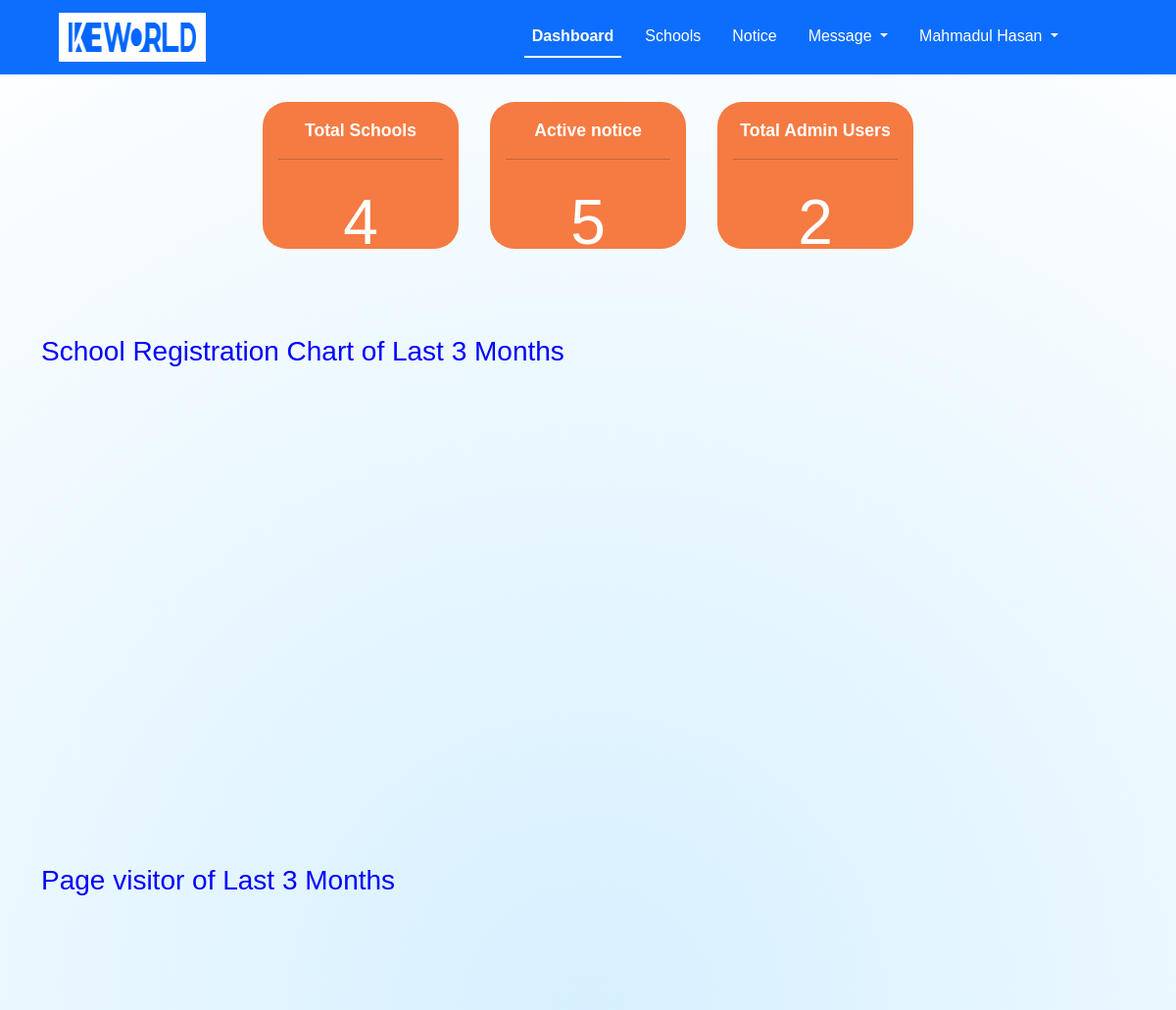
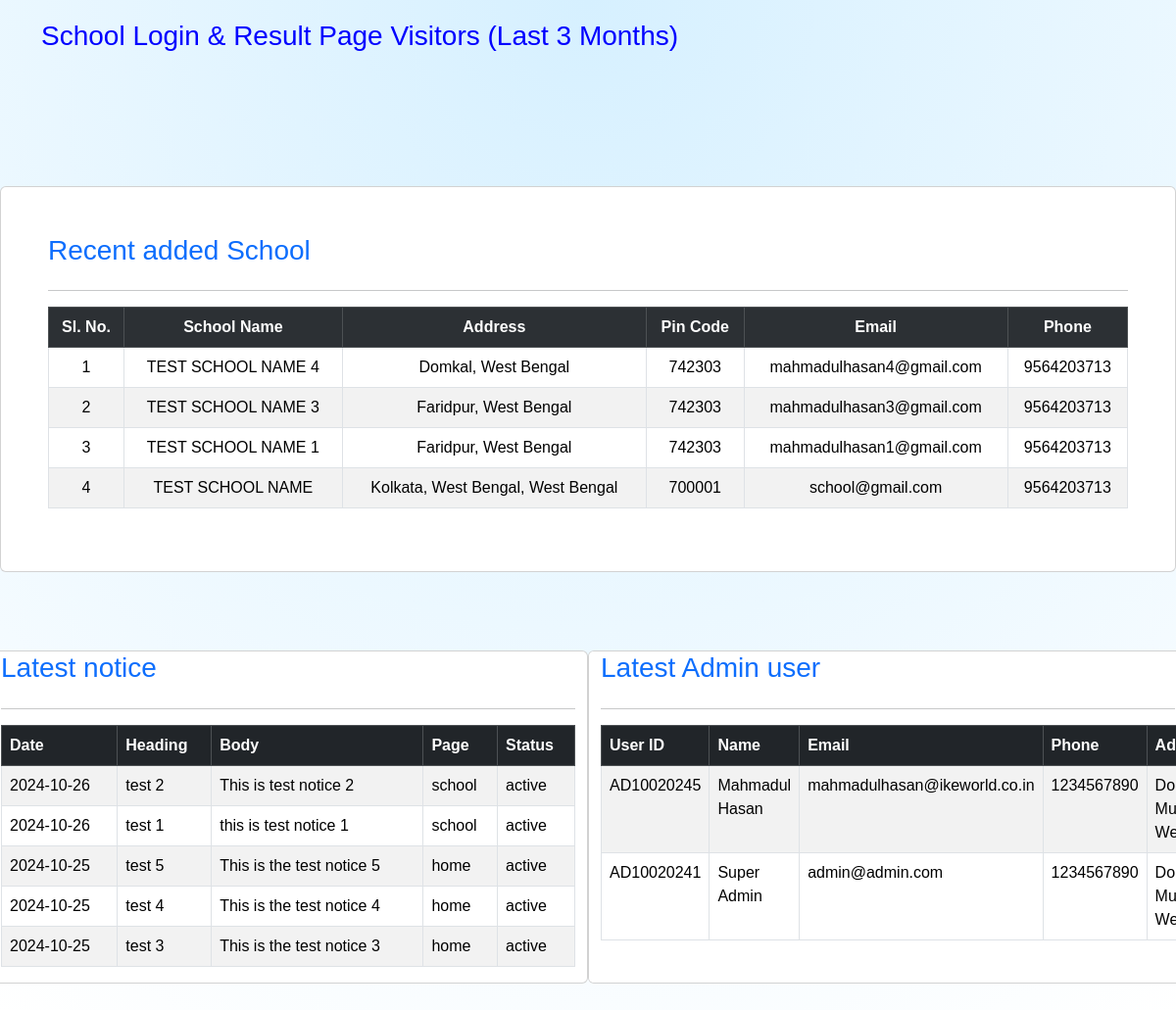
The page /admin/dashboard.php (signed in) on the database its author committed (2 pictures, top to bottom).
### tables this page shows
CREATE TABLE `school_details` (
  `id` int(255) NOT NULL,
  `school_name` varchar(255) NOT NULL,
  `email` varchar(255) NOT NULL,
  `phone_no` varchar(20) NOT NULL,
  `state` varchar(255) NOT NULL,
  `pin_code` int(10) NOT NULL,
  `address` varchar(255) NOT NULL,
  `date` date NOT NULL,
  `password` varchar(255) NOT NULL,
  `status` varchar(20) NOT NULL,
  `reset_token` varchar(10) NOT NULL
);

CREATE TABLE `notice` (
  `id` int(255) NOT NULL,
  `heading` varchar(500) NOT NULL,
  `body` varchar(5000) NOT NULL,
  `status` varchar(20) NOT NULL,
  `page` varchar(20) NOT NULL,
  `date` date NOT NULL
);

### admin/dashboard.php (called while the page is built, shortened)
<?php
include "../config.php";
include "header.php";
include "data-box.php";
include "school_chart.php";
include "page_count.php";
include "login-chart.php";
include "data.php";
include "footer.php";
?>

### admin/data.php (the view)
<section>
    <div class="card  p-5 overflow-auto">
        <h3><a href="school.php">Recent added School</a> </h3>
        <hr>
        <?php
        $sql = "SELECT * FROM school_details ORDER BY id DESC LIMIT 5";
        $result = $conn->query($sql);
        if ($result->num_rows > 0) {
            echo '<table class="table table-striped table-bordered text-center ">
                    <tr class="table-dark">
                        <th>Sl. No.</th>
                        <th>School Name</th>
                        <th>Address</th>
                        <th>Pin Code</th>
                        <th>Email</th>
                        <th>Phone</th>
                    </tr>';
            $sl_no = 1;
            while($row = $result->fetch_assoc()) {
                echo "<tr>
                        <td>" . $sl_no . "</td>
                        <td>" . $row['school_name'] . "</td>
                        <td>" . $row['address'] .", ".$row['state'] . "</td>
                        <td>" . $row['pin_code'] . "</td>
                        <td>" . $row['email'] . "</td>
                        <td>" . $row['phone_no'] . "</td>
                      </tr>";
                $sl_no++;
            }
            echo "</table>";
        } else {
            echo "No schools found.";
        }
        ?>
    </div>
</section>
<section class="row">
    <div class="col-md-6 card  overflow-auto">
        <h3> <a href="notice.php">Latest notice</a> </h3>
        <hr>
        <table class="table table-bordered table-striped ">
        <thead class="table-dark">
            <tr>
                <th>Date</th>
                <th>Heading</th>
                <th>Body</th>
                <th>Page</th>
                <th>Status</th>
            </tr>
        </thead>
        <tbody>
            <?php
            $sql = "SELECT `id`, `heading`, `body`, `status`, `page`, `date` FROM `notice` ORDER BY `id` DESC LIMIT 10";
            $result = $conn->query($sql);
            if ($result->num_rows > 0) {
                while ($row = $result->fetch_assoc()) {
                    echo '
                    <tr>
                        <td>' . htmlspecialchars($row['date']) . '</td>
                        <td>' . htmlspecialchars($row['heading']) . '</td>
                        <td>' . htmlspecialchars($row['body']) . '</td>
                        <td>' . htmlspecialchars($row['page']) . '</td>
                        <td>' . htmlspecialchars($row['status']) . '</td>
                    </tr>';
                }
            } else {
                echo '
                <tr>
                    <td colspan="5">No active notices available.</td>
                </tr>';
            }
            ?>
        </tbody>
    </table>
    </div>
    <div class="col-md-6 card overflow-auto">
        <h3><a href="user.php">Latest Admin user</a></h3>
        <hr>
        <table class="table table-bordered table-striped ">
        <thead class="table-dark">
            <tr>
                <th>User ID</th>
                <th>Name</th>
                <th>Email</th>
                <th>Phone</th>
                <th>Address</th>
            </tr>
        </thead>
        <tbody>
            <?php
            $sql = "SELECT * FROM `admin` ORDER BY `id` DESC LIMIT 10";
            $result = $conn->query($sql);
            if ($result->num_rows > 0) {
                while ($row = $result->fetch_assoc()) {
                    echo '
                    <tr>
                        <td>' . htmlspecialchars($row['user_id']) . '</td>
                        <td>' . htmlspecialchars($row['name']) . '</td>
                        <td>' . htmlspecialchars($row['email']) . '</td>
                        <td>' . htmlspecialchars($row['phone']) . '</td>
                        <td>' . htmlspecialchars($row['address']) . '</td>
                    </tr>';
                }
            } else {
                echo '
                <tr>
                    <td colspan="5">No active notices available.</td>
                </tr>';
            }
            ?>
        </tbody>
    </table>
    </div>
</section>

### assets/style.css (style rules this page uses)
html { scroll-behavior: smooth; }
* { font-family: 'poppins', sans-serif; margin: 0; padding: 0; box-sizing: border-box; list-style: none; text-decoration: none; scroll-behavior: smooth; scroll-padding-top: 2rem; }
:root { --main-color: #647bff; --body-color: #191a34; --container-color: #171b3c2c; --heading-color: #4c4c5c7a; --box-color: #16193573; --light-box-color: #73747e73; --bg-color: #fff; --light-blue-color: #b7ece7; --light-blue-color: #d7f6f3; --light-orange-color: hsl(170, 82%, 74%); --red-color: #581c1c; }
section { padding: 3rem 0 2rem; }
a { text-decoration: none !important; }

### admin/header.php (style rules this page uses)
body { background: radial-gradient(circle, #d6f0ff, #ffffff); background-attachment: fixed; overflow-x: hidden; }

### rows shown on the page
school_details: school_name "TEST SCHOOL NAME 4", address "Domkal", state "West Bengal", pin_code "742303", email "mahmadulhasan4@gmail.com", phone_no "9564203713"
school_details: school_name "TEST SCHOOL NAME 3", address "Faridpur", state "West Bengal", pin_code "742303", email "mahmadulhasan3@gmail.com", phone_no "9564203713"
school_details: school_name "TEST SCHOOL NAME 1", address "Faridpur", state "West Bengal", pin_code "742303", email "mahmadulhasan1@gmail.com", phone_no "9564203713"
school_details: school_name "TEST SCHOOL NAME", address "Kolkata, West Bengal", state "West Bengal", pin_code "700001", email "school@gmail.com", phone_no "9564203713"
notice: date "2024-10-26", heading "test 2", body "This is test notice 2", page "school", status "active"
notice: date "2024-10-26", heading "test 1", body "this is test notice 1", page "school", status "active"
notice: date "2024-10-25", heading "test 5", body "This is the test notice 5", page "home", status "active"
notice: date "2024-10-25", heading "test 4", body "This is the test notice 4", page "home", status "active"
notice: date "2024-10-25", heading "test 3", body "This is the test notice 3", page "home", status "active"

### other values the page prints
$_SESSION['name'] "Mahmadul Hasan"
$row['total_schools'] "4"
$row['total_notice'] "5"
$row['total_user'] "2"
$row['user_id'] "AD10020245"
$row['name'] "Mahmadul Hasan"
$row['email'] "mahmadulhasan@ikeworld.co.in"
$row['phone'] "1234567890"
$row['user_id'] "AD10020241"
$row['name'] "Super Admin"
$row['email'] "admin@admin.com"
